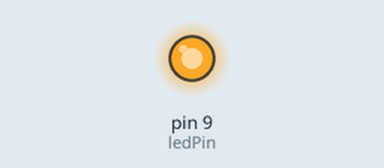
Recording of a sketch running on a simulated Arduino Uno, built with avr-gcc and run on an emulated ATmega328P. Parts: output pins drawn as LEDs (lit = HIGH). Random numbers use the default seed unless the sketch sets one; what the sketch prints to the serial monitor is not drawn.

Above: at 0.1 s.
Timing chart, 0 to 40.0 s (numbered marks = the images above):
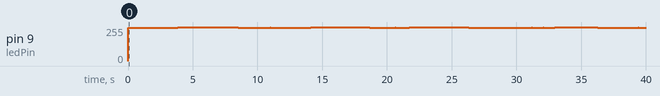

The sketch:

brokenLamp_sketch.ino
```cpp
enum ledStates {FADE, INCREASE, DECREASE, STAY, WAVE, OFF, ON}; // Here we make nicknames for the different states our program supports.
enum ledStates ledState; // We define 'ledState' as type ledStates'
enum ledStates previousLedState = ledState;

unsigned long startMillis;  //some global variables available anywhere in the program
unsigned long currentMillis;

int brightness = 255; // our main variable for setting the brightness of the LED
float velocity = 1.0; // the speed at which we change the brightness.
int ledPin = 9; // we use pin 9 for PWM
int p = 0; // use to keep track how often we plot
int plotFrequency = 3; // how often we plot, every Nth time.

//randy variables
int randomDuration;
float randomVelocity;
float randomResistance;

void setup() {
  // put your setup code here, to run once:
  ledState = FADE;
  pinMode(ledPin, OUTPUT); // set ledPin as an output.
  Serial.begin(9600); // initiate the Serial monitor so we can use the Serial Plotter to graph our patterns
}

void loop() {
  // put your main code here, to run repeatedly:
  compose();
  delay(10);
  analogWrite(ledPin, brightness);
  currentMillis = millis(); //store the current time since the program started
}

void compose() {
  // this is a state machine which allows us to decouple the various operations from timed loops.
  // instead we just switch from state to state when particular conditions are met.
  // we switch states by calling the changeState() function.

  switch (ledState){

  case FADE:
    randomDuration = random(500,5000);
    randomVelocity = random(float(50),float(100))/float(100);
    Serial.print("Random duration: ");
    Serial.println(randomDuration);
    Serial.print("Random velocity: ");
    Serial.println(randomVelocity);
    decreaseForMs(brightness, randomDuration, randomVelocity);
   //doForMs(randomDuration, decrease_brightness(randomDuration, randomVelocity)); //breaks the code
    break;

  case INCREASE:
    //brightness = increase_brightness(brightness, 1);

    //plot("INCREASING", brightness);

    if (brightness > 250){
      //ledState = WAVE;
      }
    break;

  case DECREASE:
    //brightness = decrease_brightness(brightness, 0.5);
    //plot("DECREASING", brightness);
      if (brightness == 0){
      }
     break;

  case WAVE:
    //plot("WAVE", brightness);

    //brightness = sinewave(1000,256,0); // you can tweak the parameters of the sinewave
    analogWrite(ledPin, brightness);

    if (currentMillis - startMillis >= 5000){ //change state after 5 secs by comparing the time elapsed since we last change state
      }
    break;

  case STAY:
    //plot("STAY", brightness);
    brightness = brightness;
    break;

  case ON:
    //plot("ON", brightness);
    brightness = 255;
    break;

  case OFF:
    //plot("OFF", brightness);
    brightness = 0;
    if (currentMillis - startMillis >= 1000){
      }
    break;
  }
}

void goBackOn(){
  ledState=INCREASE;
}

void Fade(int brightness, float velocity){
  brightness = sinewave(1000,128,64); // you can tweak the parameters of the sinewave
  analogWrite(ledPin, brightness);
}

void wavyshine(){
  Serial.print("WAVE  ");
  Serial.println(brightness);
  brightness = sinewave(1000,128,64); // you can tweak the parameters of the sinewave
  analogWrite(ledPin, brightness);
}

void changeState(ledStates newState){
    // call to change state, will keep track of time since last state
    startMillis = millis();
    ledState = newState;
  }

void plot(char *state, int brightness){
    // use this function to plot a graph.
    // it will normalize the auto-scaling plotter

    if ((p % plotFrequency) == 0){
      Serial.print(state);
      Serial.print(", ");
      Serial.print(brightness);
      Serial.println(", 0, 300");
    }
    p++;
  }

int increase_brightness (int brightness, float velocity){
    return brightness = brightness + 1 * velocity;
  }

int decrease_brightness (int brightness, float velocity){
    brightness = brightness - 5 * velocity;
    analogWrite(ledPin, brightness);
    Serial.print("Brightness: ");
    Serial.println(brightness);
    return brightness;
  }

int sinewave(float duration, float amplitude, int offset){
    // Generate a sine oscillation, return a number.
    // In case you are using this for analogWrite, make sure the amplitude does not exceed 256
    float period = millis()/duration; // Duration in ms determines the wavelength.
    float midpoint = amplitude / 2; // set the midpoint of the wave at half the amplitude so there are no negative numbers
    int value = midpoint + midpoint * sin ( period * 2.0 * PI );
    value = value + offset; //offset allows you to move the wave up and down on the Y-axis. Should not exceed the value of amplitude to prevent clipping.
    return value;
  }

void decreaseForMs(int brightness, int duration, float velocity){
  // this helper function allows us to execute another function for 'duration' amount of millisecs
  bool doing = true;
  startMillis = millis();
  while(doing){
    currentMillis = millis();
    decrease_brightness(brightness, float(velocity));
    if (currentMillis - startMillis >= duration){
      doing = false;
      }
    }
  }
/*
void doForMs(int duration, void (*function)(int brightness, float velocity)){
  // this helper function allows us to execute another function for 'duration' amount of millisecs
  bool doing = true;
  startMillis = millis();
  while(doing){
    currentMillis = millis();
    (*function)(brightness, velocity);
    if (currentMillis - startMillis >= duration){
      doing = false;
      }
    }
  }
*/
void doAfterMs(int duration, void (*function)()){
  // this helper function allows us to execute another function AFTER a 'duration' amount of millisecs
  bool doing = true;
  startMillis = millis();
  while(doing){
    currentMillis = millis();
    if (currentMillis - startMillis >= duration){
      doing = false;
      (*function)();
      }
    }
  }
```
